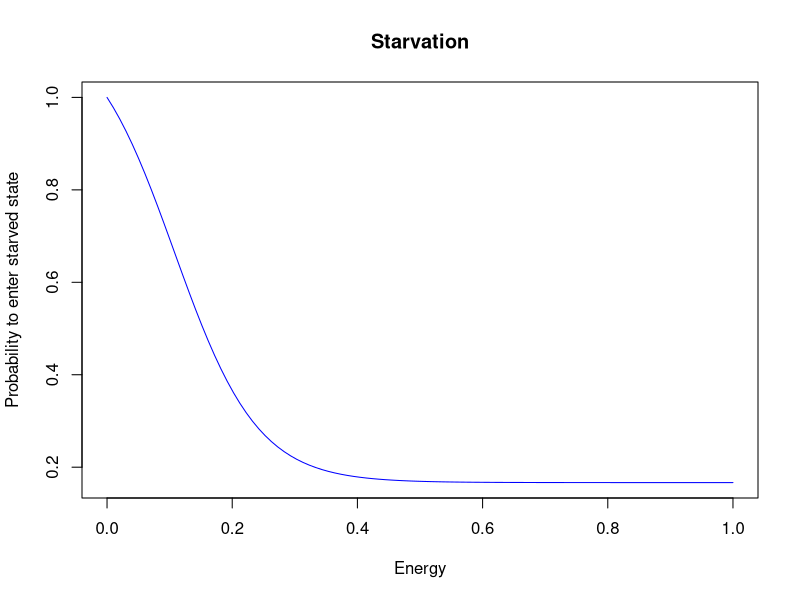
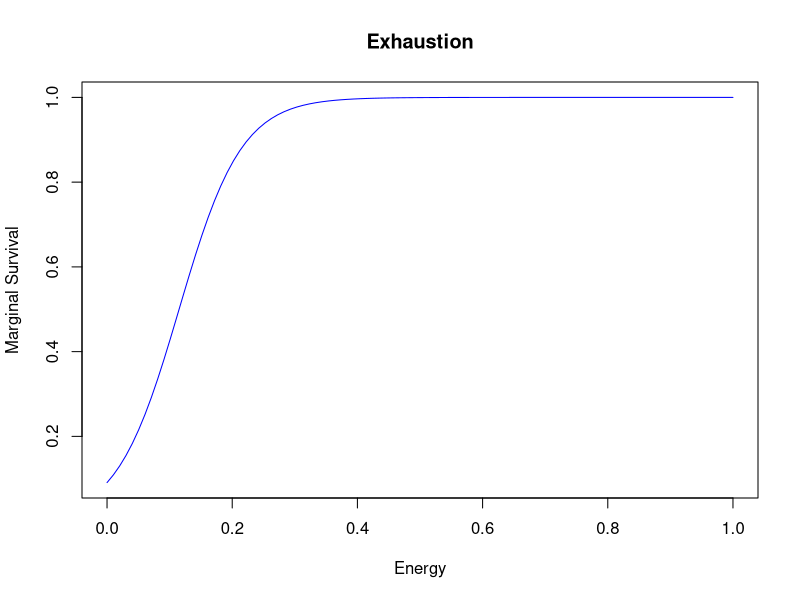
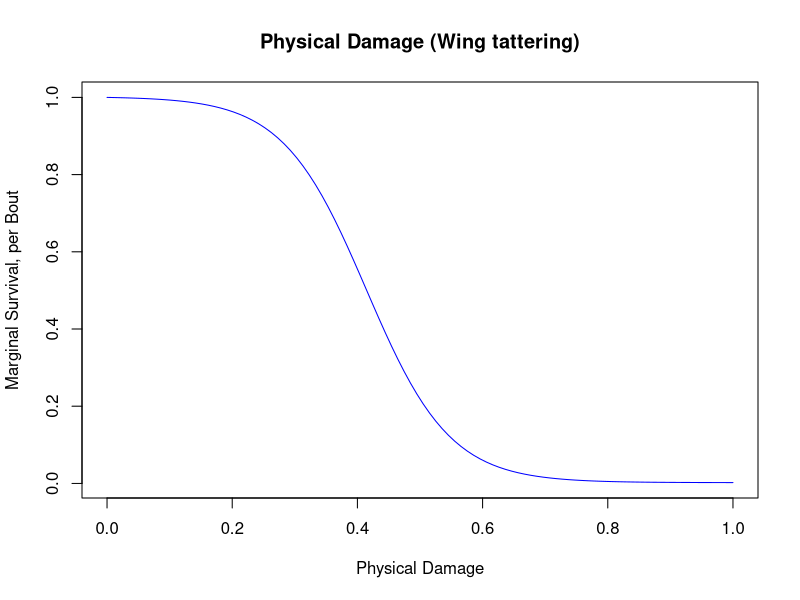
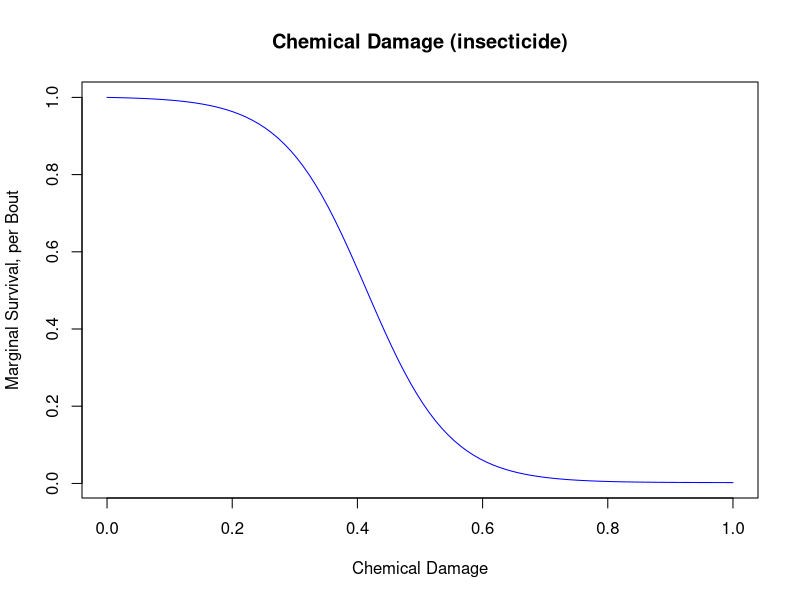
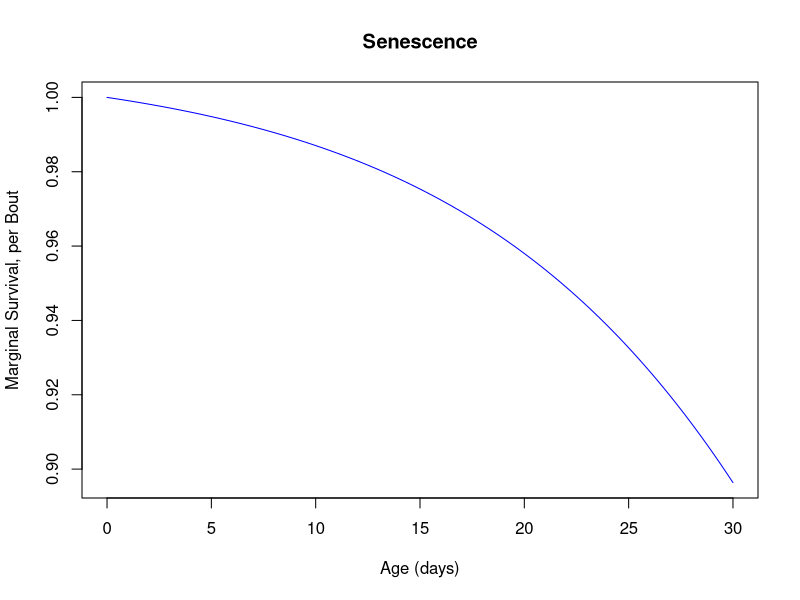
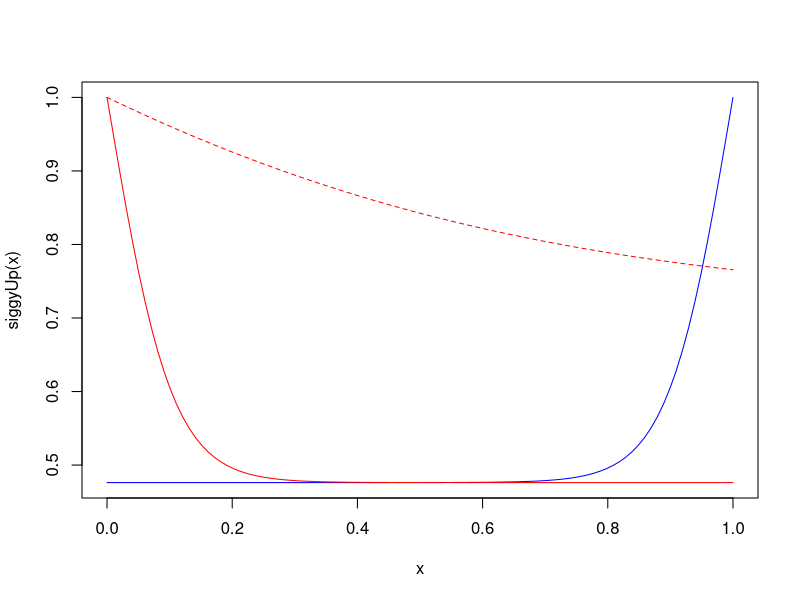

Recreate these plots in R, in order.
## ---- chunk 1
knitr::opts_chunk$set(echo = TRUE)
## ---- chunk 2
pSugarBout <- function(x,S_sa=15,S_sb=5){
  (2+S_sb)/(1+S_sb)-exp(S_sa*x)/(S_sb+exp(S_sa*x))
}
## ---- chunk 3
x=seq(0,1,length.out=100)
plot(x, pSugarBout(x),type = "l", col ="blue", 
     xlab= "Energy", 
     ylab = "Probability to enter starved state", 
     main = "Starvation")
## ---- chunk 4
pEnergySurvival <- function(x,S_a=20,S_b=10){
  exp(S_a*x)/(S_b + exp(S_a*x))
}
## ---- chunk 5
x=seq(0,1,length.out=100)
plot(x, pEnergySurvival(x),type = "l", col ="blue", 
     xlab= "Energy", 
     ylab = "Marginal Survival", 
     main = "Exhaustion")
## ---- chunk 6
pTatter <- function(x,ttr_a=15,ttr_b=500){
  (2+ttr_b)/(1+ttr_b) - exp(x*ttr_a)/(ttr_b + exp(x*ttr_a))
}
## ---- chunk 7
x=seq(0,1,length.out=100)
plot(x, pTatter(x),type = "l", col ="blue", 
     xlab= "Physical Damage", 
     ylab = "Marginal Survival, per Bout", 
     main = "Physical Damage (Wing tattering)")
## ---- chunk 8
pChem <- function(x,chm_a=15,chm_b=500){
  (2+chm_b)/(1+chm_b) - exp(x*chm_a)/(chm_b + exp(x*chm_a))
}
## ---- chunk 9
x=seq(0,1,length.out=100)
plot(x, pTatter(x),type = "l", col ="blue", 
     xlab= "Chemical Damage", 
     ylab = "Marginal Survival, per Bout", 
     main = "Chemical Damage (insecticide)")
## ---- chunk 10
pSenesce <- function(x,sns_a=0.085,sns_b=100){
  (2+sns_b)/(1+sns_b) - exp(x*sns_a)/(sns_b+exp(x*sns_a))
}
## ---- chunk 11
x=seq(0,30,length.out=100)
plot(x, pSenesce(x),type = "l", col ="blue", 
     xlab= "Age (days)", 
     ylab = "Marginal Survival, per Bout", 
     main = "Senescence")
## ---- chunk 12
siggyUp=function(x,a=20,b=1.1){
  (2+b^a)/(1+b^a) - exp((1-x)*a)/(b^a+exp((1-x)*a))
}

siggyDown=function(x,a=20,b=1.1){
  (2+b^a)/(1+b^a) - exp(x*a)/(b^a+exp(x*a))
}

siggyUp=function(x,a=20,b=1.1){
  (2+b)/(1+b) - exp((1-x)*a)/(b+exp((1-x)*a))
}

siggyDown=function(x,a=20,b=1.1){
  (2+b)/(1+b) - exp(x*a)/(b+exp(x*a))
}

x=seq(0,1,length.out=100)
plot(x, siggyUp(x),type = "l", col ="blue")
lines(x, siggyDown(x, a=2, b=.4), lty =2, col = "red")
lines(x, siggyDown(x),col="red")
